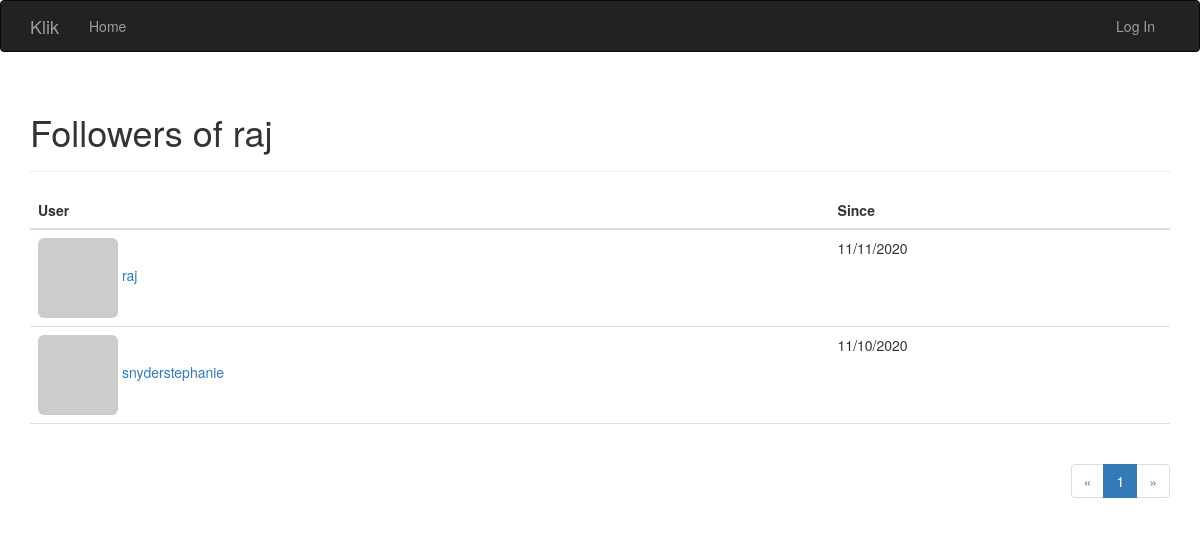
The page /followed_by/raj on the database its author committed.
### app/models.py (models this page shows, shortened)
class User(UserMixin, db.Model):
    __tablename__ = 'users'
    id = db.Column(db.Integer, primary_key=True)
    email = db.Column(db.String(64), unique=True, index=True)
    username = db.Column(db.String(64), unique=True, index=True)
    role_id = db.Column(db.Integer, db.ForeignKey('roles.id'))
    password_hash = db.Column(db.String(128))
    confirmed = db.Column(db.Boolean, default=False)
    name = db.Column(db.String(64))
    location = db.Column(db.String(64))
    about_me = db.Column(db.Text())
    member_since = db.Column(db.DateTime(), default=datetime.utcnow)
    last_seen = db.Column(db.DateTime(), default=datetime.utcnow)
    avatar_hash = db.Column(db.String(32))
    posts = db.relationship('Post', backref='author', lazy='dynamic')
    comments = db.relationship('Comment', backref='author', lazy='dynamic')
    followed = db.relationship('Follow',
                               foreign_keys=[Follow.follower_id],
                               backref=db.backref('follower', lazy='joined'),
                               lazy='dynamic',
                               cascade='all, delete-orphan')
    followers = db.relationship('Follow',
                                foreign_keys=[Follow.followed_id],
                                backref=db.backref('followed', lazy='joined'),
                                lazy='dynamic',
                                cascade='all, delete-orphan')
    @property
    def password(self):
        raise AttributeError('password is not a readable attribute')
    def gravatar(self, size=100, default='identicon', rating='g'):
        if request.is_secure:
            url = 'https://secure.gravatar.com/avatar'
        else:
            url = 'http://www.gravatar.com/avatar'
        hash = self.avatar_hash or self.gravatar_hash()
        return '{url}/{hash}?s={size}&d={default}&r={rating}' \
               .format(url=url,
                       hash=hash,
                       size=size,
                       default=default,
                       rating=rating)
    def gravatar_hash(self):
        return hashlib.md5(self.email.lower().encode('utf-8')).hexdigest()

class Follow(db.Model):
    __tablename__ = 'follows'
    follower_id = db.Column(db.Integer, db.ForeignKey('users.id'),
                            primary_key=True)
    followed_id = db.Column(db.Integer, db.ForeignKey('users.id'),
                            primary_key=True)
    timestamp = db.Column(db.DateTime, default=datetime.utcnow)

### app/main/views.py (the view)
@main.route('/followed_by/<username>')
def followed_by(username):
    user = User.query.filter_by(username=username).first()
    if user is None:
        flash('Invalid user')
        return redirect(url_for('.index'))
    page = request.args.get('page', 1, type=int)
    pagination = user.followed.paginate(
        page, per_page=current_app.config['KLIK_FOLLOWERS_PER_PAGE'],
        error_out=False)
    follows = [{'user': item.followed, 'timestamp': item.timestamp}
               for item in pagination.items]
    return render_template('followers.html', user=user, title="Followers of",
                           endpoint='.followers', pagination=pagination,
                           follows=follows)

### app/auth/views.py (called while the page is built)
@auth.before_app_request
def before_request():
    if current_user.is_authenticated:
        current_user.ping()

### app/main/__init__.py (called while the page is built)
@main.app_context_processor
def inject_permissions():
    return dict(Permission=Permission)

### app/templates/followers.html (shortened to what this page needs)
{% extends "base.html" %}
{% import "_macros.html" as macros %}
{% block page_content %}
<div class="page-header">
    <h1>{{ title }} {{ user.username }}</h1>
</div>
<table class="table table-hover followers">
    <thead><tr><th>User</th><th>Since</th></tr></thead>
    {% for follow in follows %}
    <tr>
        <td>
            <a href="{{ url_for('.user', username = follow.user.username) }}">
                <img class="img-rounded" src="{{ follow.user.gravatar(size=32) }}">
                {{ follow.user.username }}
            </a>
        </td>
        <td>{{ moment(follow.timestamp).format('L') }}</td>
    </tr>
    {% endfor %}
</table>
<div class="pagination">
    {{ macros.pagination_widget(pagination, endpoint, username = user.username) }}
</div>
{% endblock %}

### app/static/styles.css (style rules this page uses)
div.pagination { width: 100%; text-align: right; padding: 0px; margin: 0px; }
.table.followers tr { border-bottom: 1px solid #e0e0e0; }

### rows shown on the page
User: username "raj", user.username "raj"
Follow: timestamp "11/11/2020"
User: user.username "snyderstephanie"
Follow: timestamp "11/10/2020"

### other values the page prints
{{ title }} "Followers of"
{{ p }} "1"
